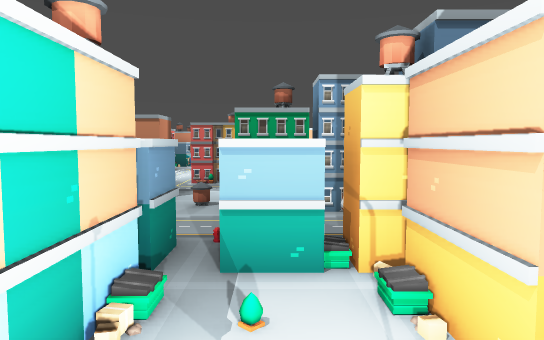
view 1 (above)

24 first-person views from a walk through a level from a Godot 3-D game. The camera is 1.5 m above the floor, tilts 4° down and sees 70° across. The floor is counted in squares, 1 m on a side. Each view is taken from the middle of a square. On the plan, view 1 faces up. The plan holds only what a view shows up to about 17 squares ahead; the rest is blank. The place goes on beyond the plan.

view 2
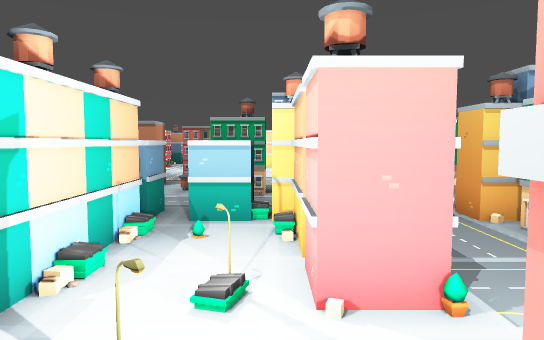

view 3
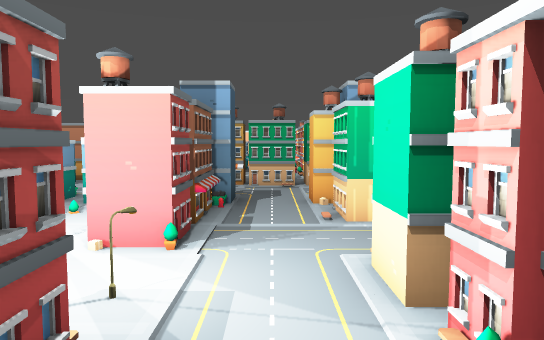

view 4
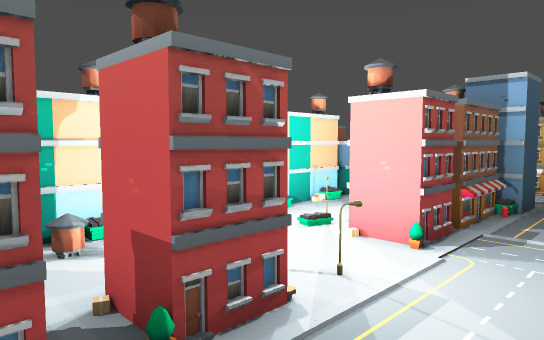

view 5
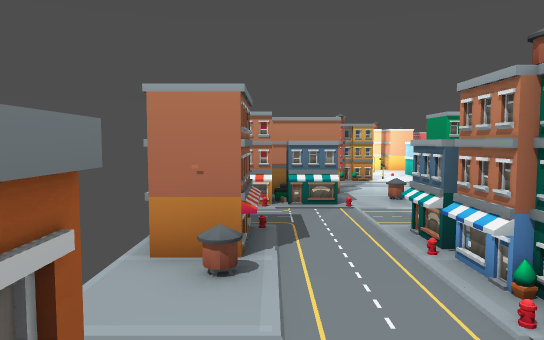

view 6
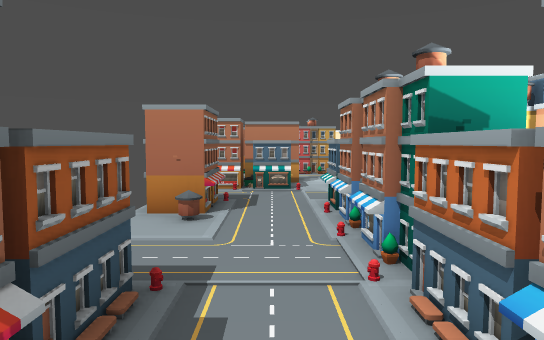

view 7
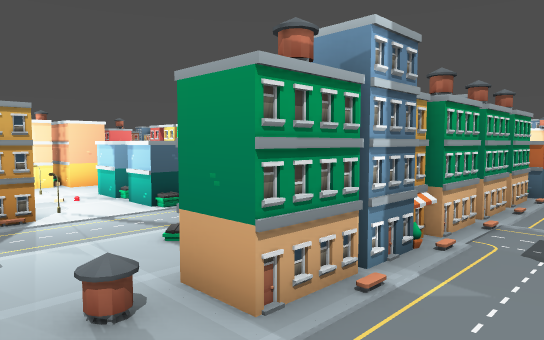

view 8
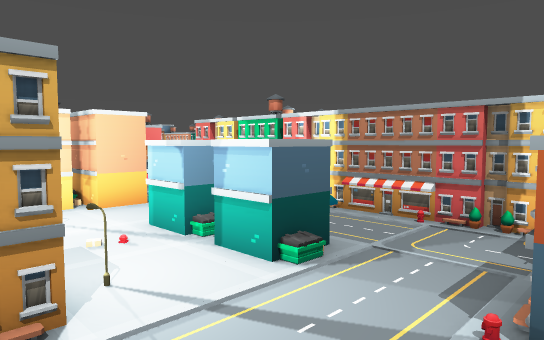

view 9
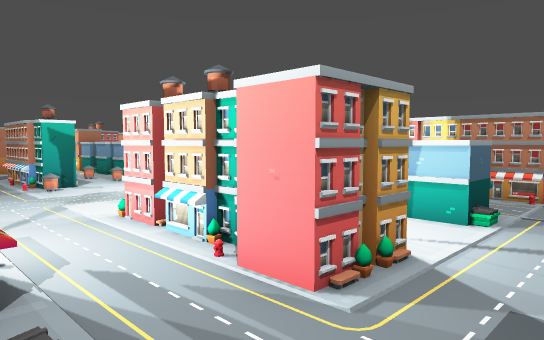

view 10
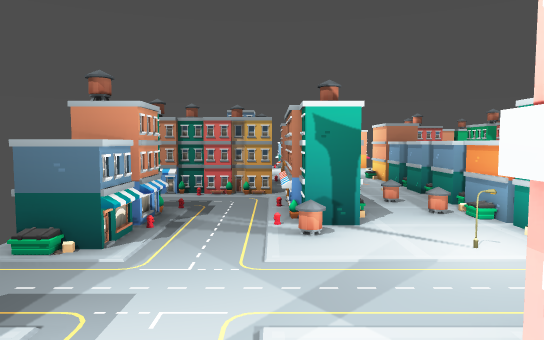

view 11
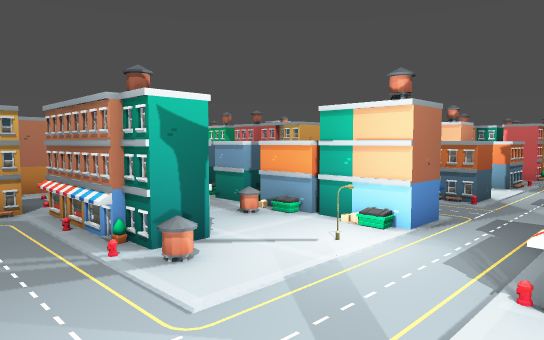

view 12
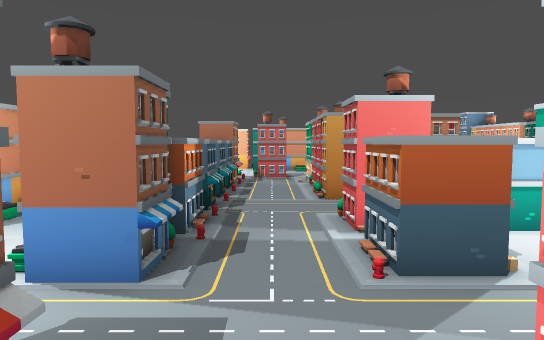

view 13
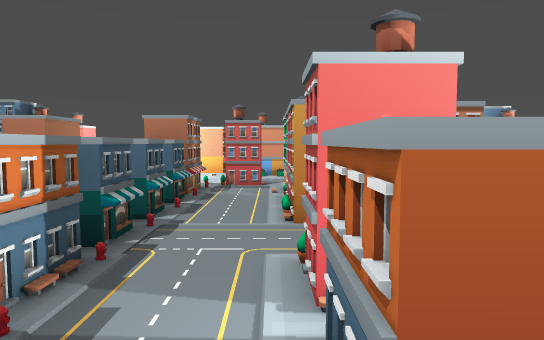

view 14
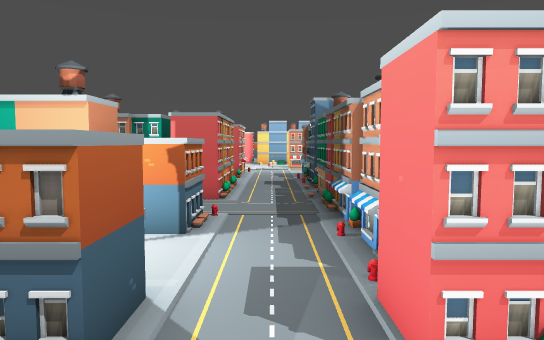

view 15
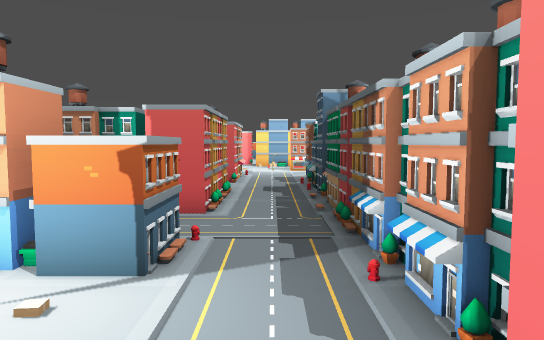

view 16
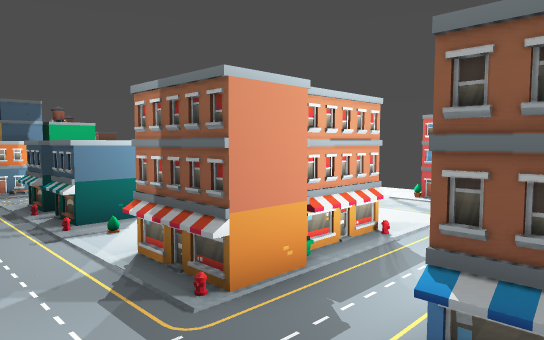

view 17
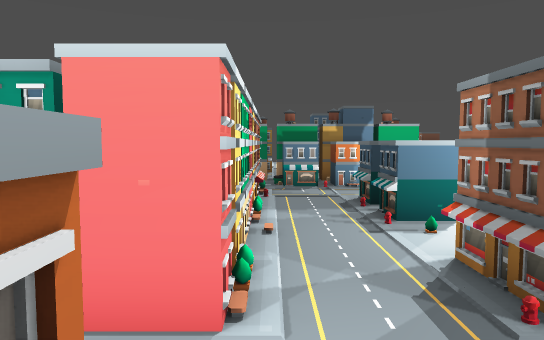

view 18
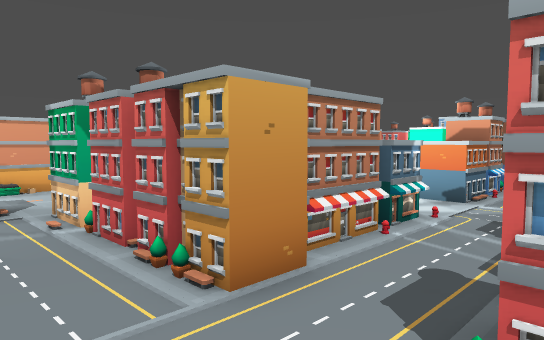

view 19
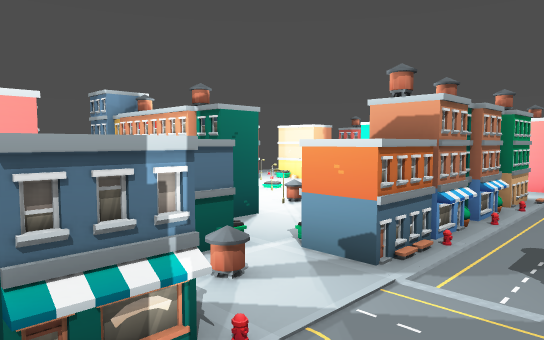

view 20
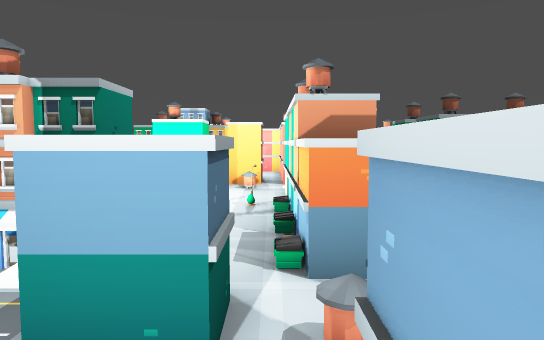

view 21
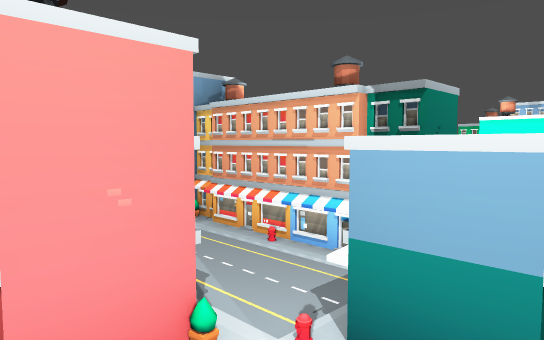

view 22
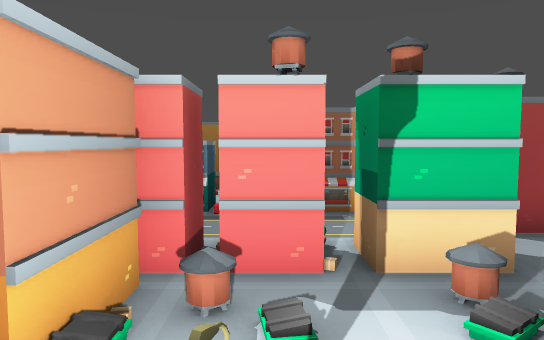

view 23
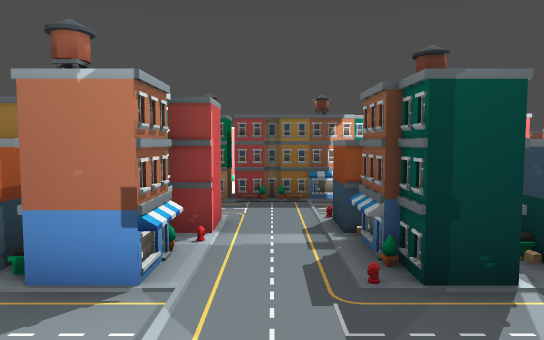

view 24
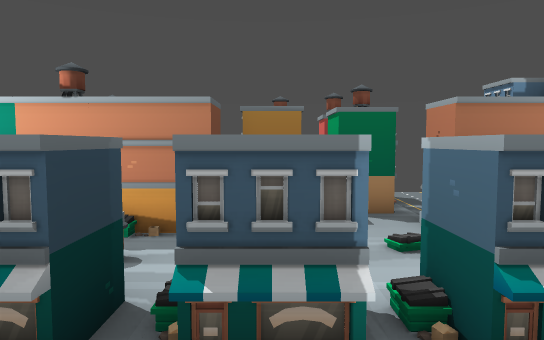

### Floor plan
Key: @ floor where view 1 was taken; # wall or solid block; x gap in a wall; . floor; / step, stairs or slope; = window, fence, low wall or low ledge; ^ raised ledge; B building; O other object.
Columns run from 7 left of view 1 to 26 right of it. Each row starts with its distance up from view 1.
 37   BBB       ..     .##  ..
 36     #   /##B.B.   ..B# ...       B
 35   ..#   /##.. //  B.BB.=.        B
 34   ..##/ .##..B..  .^.B..     B.  B
 33   B B../.^^..../ =.^..........##
 32     .........#.//..........B....
 31 BB###....^^..####^..^^BBBBB.B.##
 30  B..##.......####^....BBBB....
 29  ...##.O.^^..............
 28  B..B#B..^.....^.B..BB.
 27  BB.BB...^..B  ^BBB.BB^
 26 BBB..B...^...^ .BBB..B.x
 25 #^^.....BBB..^..^^^.####
 24  ......=.BB..^.............B##
 23  .............................
 22   ....#####..#.BBBB......^.BB.
 21   ....#####..#BBBB### BBB BB
 20  ....  ..##..#    B
 19  =...  =....B
 18    .BB ......#
 17    .BB ..^^..#
 16   #..B......##
 15   ..##...^^.##
 14    .........##
 13     .........#
 12  .  #......^.
 11   ###...^^^^.    O
 10   ......         O
  9  ##^..B.BBB B B B^
  8  ##^.............^
  7   ...........
  6   #.... .....
  5   #.^^.^BBB.BBB
  4 ###.BBB#.B#..B
  3  ...BBB..##...B
  2  ...BBB..##..B
  1  ...BB..B.....
  0  ^...^.@.....
 -1  ^...^ =..=.B
 -2  ## BBB  ....B
 -3      B... B .#
 -4    .  ...
 -5            ..

Positions as (right, up) in squares from view 1, and headings:
1: (0, 0), facing up
2: (1, -3), facing up
3: (4, -5), facing up
4: (5, -5), facing up-left
5: (-5, -1), facing up
6: (-4, -4), facing up
7: (-3, 6), facing up-right
8: (-2, 11), facing up-right
9: (-6, 12), facing up-right
10: (-3, 19), facing up
11: (-5, 21), facing up-right
12: (4, 20), facing up
13: (5, 23), facing up
14: (3, 23), facing right
15: (5, 23), facing right
16: (5, 25), facing down-left
17: (5, 25), facing down
18: (3, 27), facing up-right
19: (9, 28), facing up-right
20: (9, 32), facing right
21: (9, 32), facing up-right
22: (11, 33), facing left
23: (12, 32), facing down
24: (5, 31), facing left
